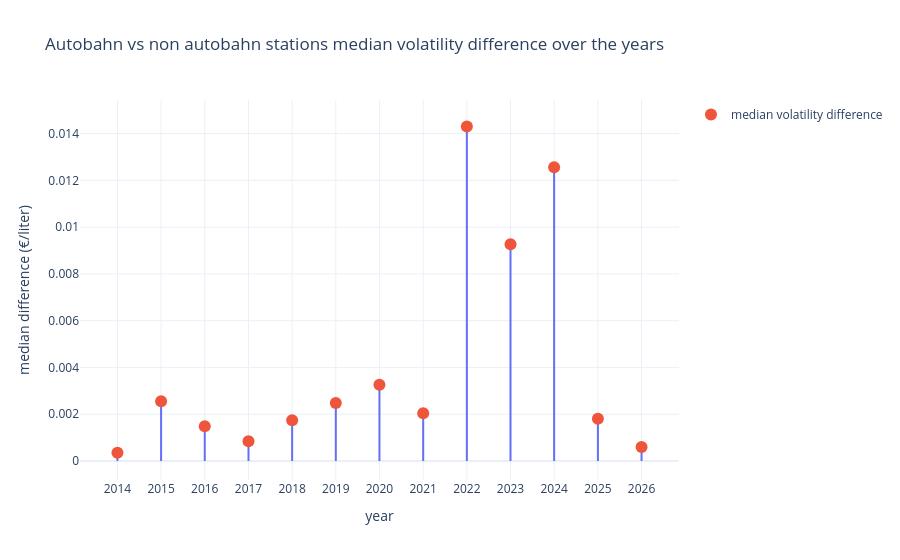

Source (notebook cell):
### Code cell
plot_wilcoxon_results_loolipop(wilcoxon_df)
